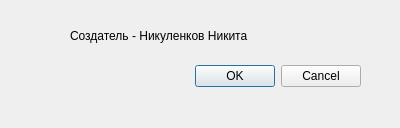
<?xml version="1.0" encoding="UTF-8"?>
<ui version="4.0">
 <class>Dialog</class>
 <widget class="QDialog" name="Dialog">
  <property name="geometry">
   <rect>
    <x>0</x>
    <y>0</y>
    <width>400</width>
    <height>128</height>
   </rect>
  </property>
  <property name="sizePolicy">
   <sizepolicy hsizetype="Fixed" vsizetype="Fixed">
    <horstretch>0</horstretch>
    <verstretch>0</verstretch>
   </sizepolicy>
  </property>
  <property name="windowTitle">
   <string>Dialog</string>
  </property>
  <widget class="QDialogButtonBox" name="buttonBox">
   <property name="geometry">
    <rect>
     <x>20</x>
     <y>60</y>
     <width>341</width>
     <height>32</height>
    </rect>
   </property>
   <property name="orientation">
    <enum>Qt::Horizontal</enum>
   </property>
   <property name="standardButtons">
    <set>QDialogButtonBox::Cancel|QDialogButtonBox::Ok</set>
   </property>
  </widget>
  <widget class="QLabel" name="label">
   <property name="geometry">
    <rect>
     <x>70</x>
     <y>20</y>
     <width>271</width>
     <height>31</height>
    </rect>
   </property>
   <property name="styleSheet">
    <string notr="true">font: italic 12pt &quot;Segoe UI&quot;;</string>
   </property>
   <property name="text">
    <string>Создатель - Никуленков Никита</string>
   </property>
  </widget>
 </widget>
 <resources/>
 <connections>
  <connection>
   <sender>buttonBox</sender>
   <signal>accepted()</signal>
   <receiver>Dialog</receiver>
   <slot>accept()</slot>
   <hints>
    <hint type="sourcelabel">
     <x>248</x>
     <y>254</y>
    </hint>
    <hint type="destinationlabel">
     <x>157</x>
     <y>274</y>
    </hint>
   </hints>
  </connection>
  <connection>
   <sender>buttonBox</sender>
   <signal>rejected()</signal>
   <receiver>Dialog</receiver>
   <slot>reject()</slot>
   <hints>
    <hint type="sourcelabel">
     <x>316</x>
     <y>260</y>
    </hint>
    <hint type="destinationlabel">
     <x>286</x>
     <y>274</y>
    </hint>
   </hints>
  </connection>
 </connections>
</ui>
